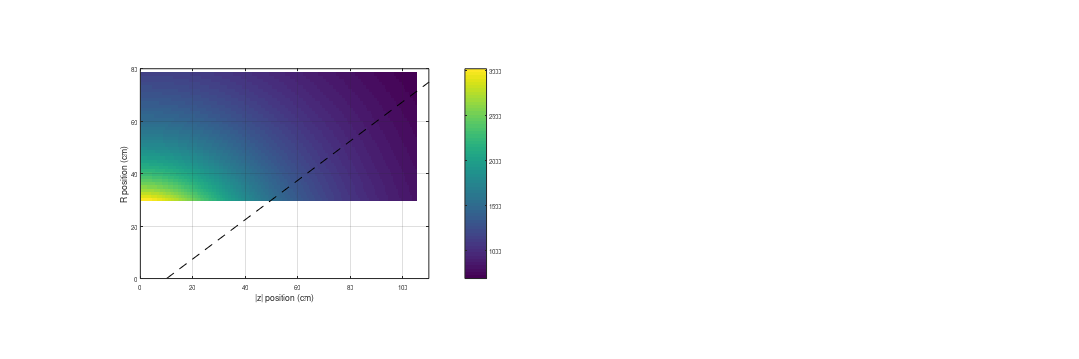

Write MATLAB code to recreate this figure. (Note: this script raises an error after producing the figure.)
% bottom up calcualtion of TPC rate using MC approach
% Author - Jin Huang <jhuang@bnl.gov>

close all

clear all

myColorMap = colormap;
myColorMap(1,:) = [1 1 1];
colormap(myColorMap);
%% Inputs

% n = 1000;
% full_rate = 100e3;
% trig_rate = 15e3;
% trigger_window = 18e-6;

% n = 10000000;
n = 50000;
% n = 500000;
full_rate = 100e3;
% full_rate = 50e3;
trig_rate = 15e3;
% trigger_window = 13e-6;
trigger_window = 17.5e-6;
% trigger_window = 35e-6;

TargetEta = 1.1;
% TargetEta = 3;

SaveName = sprintf('TPCRateLayered_%.0fHzCol_%.0fHzTrig_%.0fusDrift',full_rate,trig_rate,trigger_window*1e6);

%% Generic constants


nRing = 40;
minR = 30;
maxR = 78;
maxZ = 105;
dNdeta = 2 * 180 * 2; % Pre-CDR table 3.3 with effective factor x2 and two signs x2
bitPerHit =3*5*10 * 1.4;  % Pre-CDR table 3.3 with effective factor 
DAMCompressionFactor = 1.02 * 0.5 * 0.6; % Repacking, clustering, compression

BCO = 10e6;
DataPlotRangeBCO =10000;

TimeSpan= n/full_rate;
TimeSpanBCO = int64(TimeSpan*BCO);


TriggerBCO  = poissrnd(trig_rate/BCO, TimeSpanBCO, 1)';
CollisionBCO =poissrnd((full_rate - trig_rate)/BCO ,TimeSpanBCO, 1)' + TriggerBCO;


%% Per triggger

PerTriggerBCO = int64(trigger_window * BCO);

RRing = repmat(linspace(minR, maxR, nRing )',1,PerTriggerBCO);
zBCO = repmat(linspace(maxZ, 0, PerTriggerBCO),nRing,1);

MinEtaRingBCO =   atanh( (zBCO - 10) ./ sqrt((zBCO - 10).^2 + RRing.^2)  );
% MinEtaRingBCO =   atanh( (zBCO - 0) ./ sqrt((zBCO - 0).^2 + RRing.^2)  );
dEtaRingBCO = atanh( (zBCO + maxZ/double(PerTriggerBCO) ) ./ sqrt((zBCO + maxZ/double(PerTriggerBCO) ).^2 + RRing.^2)  ) -  atanh( zBCO ./ sqrt(zBCO.^2 + RRing.^2)  );
dataBitRingBCO = bitPerHit .* dNdeta .* dEtaRingBCO;  % Pre-CDR table 3.3 with effective factor

TriggerMask = double(MinEtaRingBCO  <  TargetEta);
dataBitRingBCOAfterMask = dataBitRingBCO.*TriggerMask;

figure('name','PerEventData','PaperPositionMode','auto', ...
    'position',[100,0,2400,800]) ;

subplot(1,2,1)


imagesc(zBCO(1,:), RRing(:,1), dataBitRingBCO);
c = colorbar;

hold on;
plot([10 maxZ+10], [0 tan(acos(tanh(TargetEta))) * maxZ],'k--');

set(gca,'YDir','normal');
set(gca,'YLim',[0,80]);
set(gca,'XLim',[0,110])
box on
grid on
daspect([1 1 1])

xlabel('|z| position (cm)','FontSize',14);
ylabel('R position (cm)','FontSize',14);
c.Label.String = 'FEE data (bit) per MB collision per |z|-R bin (integrated over z-sign and azimuth)';
c.Label.FontSize = 14;

title(sprintf('FEE data (bit) per MB collision per |z|-R bin, total = %.1f Mbit', sum(sum(dataBitRingBCO))/1e6),'FontSize',16);


subplot(1,2,2)


imagesc(zBCO(1,:), RRing(:,1), dataBitRingBCOAfterMask);
c = colorbar;
hold on;
plot([10 maxZ+10], [0 tan(acos(tanh(TargetEta))) * maxZ],'k--');

set(gca,'YDir','normal');
set(gca,'YLim',[0,80]);
set(gca,'XLim',[0,110])
box on
grid on
daspect([1 1 1])

xlabel('|z| position (cm)','FontSize',14);
ylabel('R position','FontSize',14);
c.Label.String = 'FEE data (bit) per MB collision per |z|-R bin (integrated over z-sign and azimuth)';
c.Label.FontSize = 14;

title(sprintf('FEE data (bit) after DAM acceptance filtering, total = %.1f Mbit', sum(sum(dataBitRingBCOAfterMask))/1e6),'FontSize',16);




SaveCavas('TPCRateLayered',gcf);


%% Run the DAQ

DataBCO = conv2(CollisionBCO,dataBitRingBCO);
TriggerAcceptBCO = conv2(TriggerBCO,TriggerMask);
ThrottleAcceptBCO = double(TriggerAcceptBCO>0);

PlotDataBCO = DataBCO(:,1:DataPlotRangeBCO);
PlotThrottleDataBCO = DataBCO(:,1:DataPlotRangeBCO).*ThrottleAcceptBCO(:,1:DataPlotRangeBCO);

TotalDataRate = sum(sum(DataBCO))/TimeSpan;
TriggerDataRate = sum(sum(DataBCO.*TriggerAcceptBCO))/TimeSpan;
ThrottleDataRate = sum(sum(DataBCO.*ThrottleAcceptBCO))/TimeSpan;

%% Event stream display

figure('name','DataStream','PaperPositionMode','auto', ...
    'position',[100,0,2400,800]) ;

subplot(2,1,1)

imagesc( DataBCO(:,1:DataPlotRangeBCO) );
c = colorbar;
hold on;
set(gca,'YDir','normal');
set(gca,'YLim',[-4,nRing+1]);

xlabel('BCO bin (100 ns)','FontSize',14);
ylabel('Radial layer number','FontSize',14);
c.Label.String = 'FEE data (bit)';
c.Label.FontSize = 14;
title(sprintf('FEE data input to DAM. Rate = %.0f Gbps @ %.0f kHz Collision, %.0f kHz Trigger %.0f us Drift',...
    sum(sum(DataBCO))/TimeSpan/1e9,full_rate/1e3,trig_rate/1e3,trigger_window*1e6),'FontSize',16);

for i = 1:DataPlotRangeBCO
    
    if (TriggerBCO(i) >0)
        
        plot([i i], [-3 nRing],'r--','LineWidth',2);
        plot([i,i+PerTriggerBCO], [-3 -3], 'r-', 'LineWidth', 2)
        plot([i,i+PerTriggerBCO], [-1 -1], 'k-', 'LineWidth', 2)
        
    elseif (CollisionBCO(i) >0)
        
        plot([i i], [-1 nRing],'k--','LineWidth',2);
        plot([i,i+PerTriggerBCO], [-1 -1], 'k-', 'LineWidth', 2)
    end
    
    
end



subplot(2,1,2)

imagesc( PlotThrottleDataBCO );
c = colorbar;
hold on;
set(gca,'YDir','normal');
set(gca,'YLim',[-4,nRing+1]);

xlabel('BCO bin (100 ns)','FontSize',14);
ylabel('Radial layer number','FontSize',14);
c.Label.String = 'FEE data equavelent (bit)';
c.Label.FontSize = 14;
title(sprintf('DAM data output: Throttled data rate = %.0f Gbps, Triggered data rate = %.0f Gbps ',...
    ThrottleDataRate * DAMCompressionFactor/1e9 ,...
    TriggerDataRate * DAMCompressionFactor/1e9...
    ),'FontSize',16);

for i = 1:DataPlotRangeBCO
    
    if (TriggerBCO(i) >0)
        
        plot([i i], [-3 nRing],'r--','LineWidth',2);
        plot([i,i+PerTriggerBCO], [-3 -3], 'r-', 'LineWidth', 2)
        plot([i,i+PerTriggerBCO], [-1 -1], 'k-', 'LineWidth', 2)
        
    elseif (CollisionBCO(i) >0)
        
        plot([i i], [-1 nRing],'k--','LineWidth',2);
        plot([i,i+PerTriggerBCO], [-1 -1], 'k-', 'LineWidth', 2)
    end
    
    
end

SaveCavas(SaveName,gcf);

%% Collision pile up histogram

nPileUpTrig = zeros(  sum(TriggerBCO(PerTriggerBCO+1:(TimeSpanBCO-PerTriggerBCO)))  ,1)  ;
nPileUpRnd = zeros(  TimeSpanBCO - 2*PerTriggerBCO  ,1)  ;

iTrig = 1;
for i = PerTriggerBCO+1:(TimeSpanBCO-PerTriggerBCO)
    
    if (TriggerBCO(i));
        
        nPileUpTrig(iTrig) = sum( CollisionBCO((i-PerTriggerBCO):(i+PerTriggerBCO)) );
        
        iTrig = iTrig +1;
    end
    
    nPileUpRnd(i- PerTriggerBCO + 1) = sum( CollisionBCO((i-PerTriggerBCO):(i+PerTriggerBCO)) );
    

end
%%

figure('name','nPileUp','PaperPositionMode','auto', ...
    'position',[100,0,2000,800]) ;

subplot(1,2,1)

hist(nPileUpTrig,0:20);

set(gca,'XLim',[-1,11]);
xlabel('Number of collisions in TPC drift window','FontSize',14);
ylabel('Count per bin','FontSize',14);
title(sprintf('Collision trigger: <# collision in TPC window> = %.2f @ %.0f kHz Collision, %.0f us Drift',...
    mean(nPileUpTrig),...
    full_rate/1e3,trigger_window*1e6),'FontSize',16);

subplot(1,2,2)

hist(nPileUpRnd,0:20);

set(gca,'XLim',[-1,11]);
xlabel('Number of collisions in TPC drift window','FontSize',14);
ylabel('Count per bin','FontSize',14);
title(sprintf('Random trigger: <# collision in TPC window> = %.2f @ %.0f kHz Collision, %.0f us Drift',...
    mean(nPileUpRnd),...
    full_rate/1e3,trigger_window*1e6),'FontSize',16);

SaveCavas(SaveName,gcf);
    
%%

% fprintf('Throttled event / total = %.3f; Throttled data / total = %.3f; Triggered event / total = %.3f; Triggered data / total = = %.3f\n',...
%     n_recorded/n, recorded_data/n, n_triggered./n, triggered_data/n);
fprintf('------------\n');

fprintf('full_rate = %.0f kHz; trig_rate= %.0f kHz; trigger_window= %.1f us; Time span = %.3f s \n',...
    full_rate/1e3,trig_rate/1e3, trigger_window*1e6, TimeSpan );

fprintf('per event effective track = %.0f , per event FEE data = %.0f bits, total FEE data rate = %.0f Gbps \n',...
    mean(sum(dEtaRingBCO,2)*180*2), sum(sum(dataBitRingBCO)), sum(sum(DataBCO))/TimeSpan/1e9 );

fprintf('Trigger rate*drift window = %.2f;Full rate*drift window= %.2f;Trigger rate/full rate = %.2f (input)/%.2f(MC); \n',...
    trig_rate*trigger_window,full_rate*trigger_window,trig_rate/full_rate, sum(TriggerBCO)/sum(CollisionBCO)  );

fprintf('throttled data / total = %.3f; Triggered data / total = %.3f; throttled/trigger = %.3f \n',...
   ThrottleDataRate/TotalDataRate,...
   TriggerDataRate/TotalDataRate,...
   ThrottleDataRate/TriggerDataRate...
);

fprintf('throttled data rate = %.0f Gbps; Triggered data rate = %.0f Gbps\n',...
    ThrottleDataRate * DAMCompressionFactor/1e9 ,...
    TriggerDataRate * DAMCompressionFactor/1e9);
fprintf('------------\n');

% fprintf('throttled event / total = %.3f; Triggered event / total = = %.3f;  throttled/trigger = %.3f\n',...
%     recorded_data/n, triggered_data/n, recorded_data/triggered_data );

